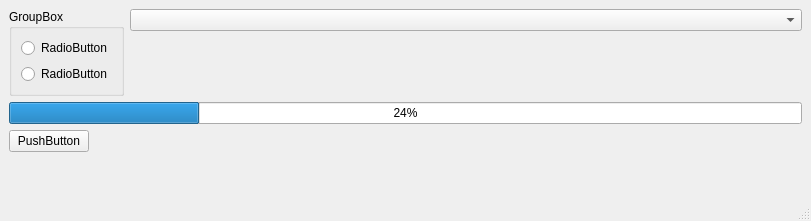
<?xml version="1.0" encoding="UTF-8"?>
<ui version="4.0">
 <class>MainWindow</class>
 <widget class="QMainWindow" name="MainWindow">
  <property name="geometry">
   <rect>
    <x>0</x>
    <y>0</y>
    <width>811</width>
    <height>221</height>
   </rect>
  </property>
  <property name="windowTitle">
   <string>MainWindow</string>
  </property>
  <widget class="QWidget" name="centralwidget">
   <layout class="QFormLayout" name="formLayout">
    <item row="0" column="0">
     <widget class="QGroupBox" name="groupBox">
      <property name="title">
       <string>GroupBox</string>
      </property>
      <layout class="QFormLayout" name="formLayout_2">
       <item row="0" column="0">
        <widget class="QRadioButton" name="radioButton">
         <property name="text">
          <string>RadioButton</string>
         </property>
        </widget>
       </item>
       <item row="1" column="0">
        <widget class="QRadioButton" name="radioButton_2">
         <property name="text">
          <string>RadioButton</string>
         </property>
        </widget>
       </item>
      </layout>
     </widget>
    </item>
    <item row="1" column="0" colspan="2">
     <widget class="QProgressBar" name="progressBar">
      <property name="value">
       <number>24</number>
      </property>
     </widget>
    </item>
    <item row="3" column="0">
     <widget class="QPushButton" name="pushButton">
      <property name="text">
       <string>PushButton</string>
      </property>
     </widget>
    </item>
    <item row="0" column="1">
     <widget class="QComboBox" name="comboBox"/>
    </item>
   </layout>
  </widget>
  <widget class="QMenuBar" name="menubar">
   <property name="geometry">
    <rect>
     <x>0</x>
     <y>0</y>
     <width>811</width>
     <height>26</height>
    </rect>
   </property>
  </widget>
  <widget class="QStatusBar" name="statusbar"/>
 </widget>
 <resources/>
 <connections/>
</ui>
